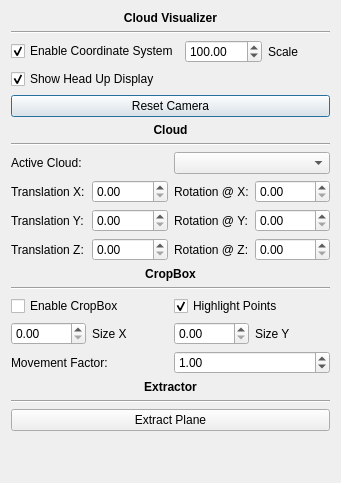
<?xml version="1.0" encoding="UTF-8"?>
<ui version="4.0">
 <class>ControlBar</class>
 <widget class="QDialog" name="ControlBar">
  <property name="geometry">
   <rect>
    <x>0</x>
    <y>0</y>
    <width>341</width>
    <height>483</height>
   </rect>
  </property>
  <property name="windowTitle">
   <string>Dialog</string>
  </property>
  <layout class="QVBoxLayout" name="verticalLayout">
   <item>
    <layout class="QVBoxLayout" name="verticalLayout_Visualizer">
     <item>
      <widget class="QLabel" name="label_visualizer">
       <property name="font">
        <font>
         <weight>75</weight>
         <bold>true</bold>
        </font>
       </property>
       <property name="text">
        <string>Cloud Visualizer</string>
       </property>
       <property name="alignment">
        <set>Qt::AlignCenter</set>
       </property>
      </widget>
     </item>
     <item>
      <widget class="Line" name="line_visualizer">
       <property name="orientation">
        <enum>Qt::Horizontal</enum>
       </property>
      </widget>
     </item>
     <item>
      <layout class="QHBoxLayout" name="horizontalLayout_visualizerEnableCos">
       <item>
        <widget class="QCheckBox" name="checkBox_enableCos">
         <property name="text">
          <string>Enable Coordinate System</string>
         </property>
         <property name="checked">
          <bool>true</bool>
         </property>
        </widget>
       </item>
       <item>
        <widget class="QDoubleSpinBox" name="doubleSpinBox_visualizerCosScale">
         <property name="maximum">
          <double>10000.000000000000000</double>
         </property>
         <property name="value">
          <double>100.000000000000000</double>
         </property>
        </widget>
       </item>
       <item>
        <widget class="QLabel" name="label_visualizerCosScale">
         <property name="text">
          <string>Scale</string>
         </property>
        </widget>
       </item>
      </layout>
     </item>
     <item>
      <widget class="QCheckBox" name="checkBox_visualizerShowHeadUpDisplay">
       <property name="text">
        <string>Show Head Up Display</string>
       </property>
       <property name="checked">
        <bool>true</bool>
       </property>
      </widget>
     </item>
     <item>
      <widget class="QPushButton" name="pushButton_visualizerResetCamera">
       <property name="text">
        <string>Reset Camera</string>
       </property>
      </widget>
     </item>
    </layout>
   </item>
   <item>
    <layout class="QVBoxLayout" name="verticalLayout_cloud">
     <item>
      <widget class="QLabel" name="label_cloud">
       <property name="font">
        <font>
         <weight>75</weight>
         <bold>true</bold>
        </font>
       </property>
       <property name="text">
        <string>Cloud</string>
       </property>
       <property name="alignment">
        <set>Qt::AlignCenter</set>
       </property>
      </widget>
     </item>
     <item>
      <widget class="Line" name="line_cloud">
       <property name="orientation">
        <enum>Qt::Horizontal</enum>
       </property>
      </widget>
     </item>
     <item>
      <layout class="QHBoxLayout" name="horizontalLayout_cloudActiveCloud">
       <item>
        <widget class="QLabel" name="label_cloudActiveCloud">
         <property name="text">
          <string>Active Cloud:</string>
         </property>
        </widget>
       </item>
       <item>
        <widget class="QComboBox" name="comboBox_cloudActiveCloud"/>
       </item>
      </layout>
     </item>
     <item>
      <layout class="QHBoxLayout" name="horizontalLayout_cloudMoveX">
       <item>
        <widget class="QLabel" name="label_cloudTranslationX">
         <property name="text">
          <string>Translation X:</string>
         </property>
        </widget>
       </item>
       <item>
        <widget class="QDoubleSpinBox" name="doubleSpinBox_cloudTranslationX"/>
       </item>
       <item>
        <widget class="QLabel" name="label_cloudRotationX">
         <property name="text">
          <string>Rotation @ X:</string>
         </property>
        </widget>
       </item>
       <item>
        <widget class="QDoubleSpinBox" name="doubleSpinBox_cloudRotationX"/>
       </item>
      </layout>
     </item>
     <item>
      <layout class="QHBoxLayout" name="horizontalLayout_cloudMoveY">
       <item>
        <widget class="QLabel" name="label_cloudTranslationY">
         <property name="text">
          <string>Translation Y:</string>
         </property>
        </widget>
       </item>
       <item>
        <widget class="QDoubleSpinBox" name="doubleSpinBox_cloudTranslationY"/>
       </item>
       <item>
        <widget class="QLabel" name="label_cloudRotationY">
         <property name="text">
          <string>Rotation @ Y:</string>
         </property>
        </widget>
       </item>
       <item>
        <widget class="QDoubleSpinBox" name="doubleSpinBox_cloudRotationY"/>
       </item>
      </layout>
     </item>
     <item>
      <layout class="QHBoxLayout" name="horizontalLayout_cloudMoveZ">
       <item>
        <widget class="QLabel" name="label_cloudTranslationZ">
         <property name="text">
          <string>Translation Z:</string>
         </property>
        </widget>
       </item>
       <item>
        <widget class="QDoubleSpinBox" name="doubleSpinBox_cloudTranslationZ"/>
       </item>
       <item>
        <widget class="QLabel" name="label_doubleSpinBox_cloudRotationZ">
         <property name="text">
          <string>Rotation @ Z:</string>
         </property>
        </widget>
       </item>
       <item>
        <widget class="QDoubleSpinBox" name="doubleSpinBox_cloudRotationZ"/>
       </item>
      </layout>
     </item>
    </layout>
   </item>
   <item>
    <layout class="QVBoxLayout" name="verticalLayout_cropBox">
     <item>
      <widget class="QLabel" name="label_cropBox">
       <property name="font">
        <font>
         <weight>75</weight>
         <bold>true</bold>
        </font>
       </property>
       <property name="text">
        <string>CropBox</string>
       </property>
       <property name="alignment">
        <set>Qt::AlignCenter</set>
       </property>
      </widget>
     </item>
     <item>
      <widget class="Line" name="line_cropBox">
       <property name="orientation">
        <enum>Qt::Horizontal</enum>
       </property>
      </widget>
     </item>
     <item>
      <layout class="QHBoxLayout" name="horizontalLayout_cropBoxCheckBox">
       <item>
        <widget class="QCheckBox" name="checkBox_cropBoxEnableCropBox">
         <property name="text">
          <string>Enable CropBox</string>
         </property>
        </widget>
       </item>
       <item>
        <widget class="QCheckBox" name="checkBox_cropBoxHighlight">
         <property name="text">
          <string>Highlight Points</string>
         </property>
         <property name="checked">
          <bool>true</bool>
         </property>
        </widget>
       </item>
      </layout>
     </item>
     <item>
      <layout class="QHBoxLayout" name="horizontalLayout_cropBoxSize">
       <item>
        <widget class="QDoubleSpinBox" name="doubleSpinBox_cropBoxSizeX"/>
       </item>
       <item>
        <widget class="QLabel" name="label_cropBoxSizeX">
         <property name="text">
          <string>Size X</string>
         </property>
        </widget>
       </item>
       <item>
        <widget class="QDoubleSpinBox" name="doubleSpinBox_cropBoxSizeY"/>
       </item>
       <item>
        <widget class="QLabel" name="label_cropBoxSizeY">
         <property name="text">
          <string>Size Y</string>
         </property>
        </widget>
       </item>
      </layout>
     </item>
     <item>
      <layout class="QHBoxLayout" name="horizontalLayout_cropBoxMovementFactor">
       <item>
        <widget class="QLabel" name="label_cropBoxMovementFactor">
         <property name="text">
          <string>Movement Factor:</string>
         </property>
        </widget>
       </item>
       <item>
        <widget class="QDoubleSpinBox" name="doubleSpinBox_cropBoxMovementFactor">
         <property name="singleStep">
          <double>0.100000000000000</double>
         </property>
         <property name="value">
          <double>1.000000000000000</double>
         </property>
        </widget>
       </item>
      </layout>
     </item>
    </layout>
   </item>
   <item>
    <layout class="QVBoxLayout" name="verticalLayout_filter">
     <item>
      <widget class="QLabel" name="label_filter">
       <property name="font">
        <font>
         <weight>75</weight>
         <bold>true</bold>
        </font>
       </property>
       <property name="text">
        <string>Extractor</string>
       </property>
       <property name="alignment">
        <set>Qt::AlignCenter</set>
       </property>
      </widget>
     </item>
     <item>
      <widget class="Line" name="line_filter">
       <property name="orientation">
        <enum>Qt::Horizontal</enum>
       </property>
      </widget>
     </item>
     <item>
      <widget class="QPushButton" name="pushButton_extractorExtractPlane">
       <property name="text">
        <string>Extract Plane</string>
       </property>
      </widget>
     </item>
    </layout>
   </item>
   <item>
    <spacer name="verticalSpacer_bottom">
     <property name="orientation">
      <enum>Qt::Vertical</enum>
     </property>
     <property name="sizeHint" stdset="0">
      <size>
       <width>20</width>
       <height>7</height>
      </size>
     </property>
    </spacer>
   </item>
  </layout>
 </widget>
 <resources/>
 <connections/>
</ui>
